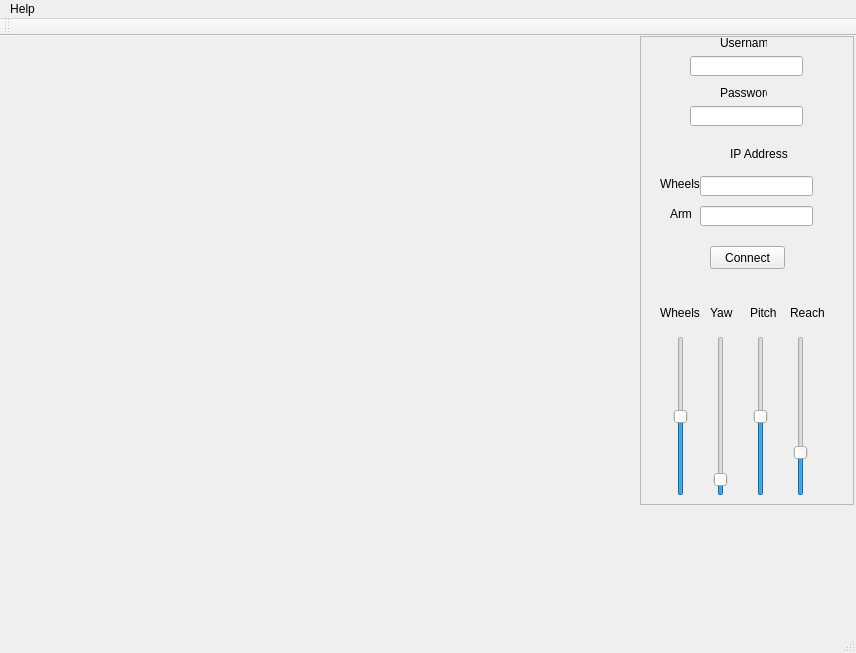
<?xml version="1.0" encoding="UTF-8"?>
<ui version="4.0">
 <class>MainWindow</class>
 <widget class="QMainWindow" name="MainWindow">
  <property name="geometry">
   <rect>
    <x>0</x>
    <y>0</y>
    <width>856</width>
    <height>653</height>
   </rect>
  </property>
  <property name="windowTitle">
   <string>MainWindow</string>
  </property>
  <widget class="QWidget" name="centralWidget">
   <widget class="QFrame" name="frame">
    <property name="geometry">
     <rect>
      <x>640</x>
      <y>0</y>
      <width>214</width>
      <height>469</height>
     </rect>
    </property>
    <property name="maximumSize">
     <size>
      <width>214</width>
      <height>16777215</height>
     </size>
    </property>
    <property name="frameShape">
     <enum>QFrame::StyledPanel</enum>
    </property>
    <property name="frameShadow">
     <enum>QFrame::Raised</enum>
    </property>
    <widget class="QLabel" name="label_8">
     <property name="geometry">
      <rect>
       <x>150</x>
       <y>270</y>
       <width>47</width>
       <height>13</height>
      </rect>
     </property>
     <property name="text">
      <string>Reach</string>
     </property>
    </widget>
    <widget class="QSlider" name="reachSlider">
     <property name="geometry">
      <rect>
       <x>150</x>
       <y>300</y>
       <width>22</width>
       <height>160</height>
      </rect>
     </property>
     <property name="maximum">
      <number>100</number>
     </property>
     <property name="singleStep">
      <number>5</number>
     </property>
     <property name="pageStep">
      <number>5</number>
     </property>
     <property name="value">
      <number>25</number>
     </property>
     <property name="orientation">
      <enum>Qt::Vertical</enum>
     </property>
    </widget>
    <widget class="QLabel" name="label_6">
     <property name="geometry">
      <rect>
       <x>70</x>
       <y>270</y>
       <width>47</width>
       <height>13</height>
      </rect>
     </property>
     <property name="text">
      <string>Yaw</string>
     </property>
    </widget>
    <widget class="QLineEdit" name="wheelsIPAddressTextBox">
     <property name="geometry">
      <rect>
       <x>60</x>
       <y>140</y>
       <width>113</width>
       <height>20</height>
      </rect>
     </property>
     <property name="text">
      <string/>
     </property>
    </widget>
    <widget class="QLabel" name="armLabel">
     <property name="geometry">
      <rect>
       <x>30</x>
       <y>170</y>
       <width>21</width>
       <height>16</height>
      </rect>
     </property>
     <property name="text">
      <string>Arm</string>
     </property>
    </widget>
    <widget class="QLabel" name="label_7">
     <property name="geometry">
      <rect>
       <x>110</x>
       <y>270</y>
       <width>47</width>
       <height>13</height>
      </rect>
     </property>
     <property name="text">
      <string>Pitch</string>
     </property>
    </widget>
    <widget class="QSlider" name="wheelsSlider">
     <property name="geometry">
      <rect>
       <x>30</x>
       <y>300</y>
       <width>22</width>
       <height>160</height>
      </rect>
     </property>
     <property name="maximum">
      <number>100</number>
     </property>
     <property name="singleStep">
      <number>5</number>
     </property>
     <property name="pageStep">
      <number>5</number>
     </property>
     <property name="value">
      <number>50</number>
     </property>
     <property name="orientation">
      <enum>Qt::Vertical</enum>
     </property>
    </widget>
    <widget class="QLabel" name="label">
     <property name="geometry">
      <rect>
       <x>90</x>
       <y>110</y>
       <width>61</width>
       <height>16</height>
      </rect>
     </property>
     <property name="text">
      <string>IP Address</string>
     </property>
    </widget>
    <widget class="QLabel" name="wheelsLabel">
     <property name="geometry">
      <rect>
       <x>20</x>
       <y>140</y>
       <width>41</width>
       <height>16</height>
      </rect>
     </property>
     <property name="text">
      <string>Wheels</string>
     </property>
    </widget>
    <widget class="QSlider" name="yawSlider">
     <property name="geometry">
      <rect>
       <x>70</x>
       <y>300</y>
       <width>22</width>
       <height>160</height>
      </rect>
     </property>
     <property name="maximum">
      <number>100</number>
     </property>
     <property name="singleStep">
      <number>5</number>
     </property>
     <property name="pageStep">
      <number>5</number>
     </property>
     <property name="value">
      <number>6</number>
     </property>
     <property name="orientation">
      <enum>Qt::Vertical</enum>
     </property>
    </widget>
    <widget class="QLabel" name="label_5">
     <property name="geometry">
      <rect>
       <x>20</x>
       <y>270</y>
       <width>47</width>
       <height>13</height>
      </rect>
     </property>
     <property name="text">
      <string>Wheels</string>
     </property>
    </widget>
    <widget class="QSlider" name="pitchSlider">
     <property name="geometry">
      <rect>
       <x>110</x>
       <y>300</y>
       <width>22</width>
       <height>160</height>
      </rect>
     </property>
     <property name="maximum">
      <number>100</number>
     </property>
     <property name="singleStep">
      <number>5</number>
     </property>
     <property name="pageStep">
      <number>5</number>
     </property>
     <property name="value">
      <number>50</number>
     </property>
     <property name="orientation">
      <enum>Qt::Vertical</enum>
     </property>
    </widget>
    <widget class="QLineEdit" name="armIPAddressTextBox">
     <property name="geometry">
      <rect>
       <x>60</x>
       <y>170</y>
       <width>113</width>
       <height>20</height>
      </rect>
     </property>
    </widget>
    <widget class="QPushButton" name="connectButton">
     <property name="geometry">
      <rect>
       <x>70</x>
       <y>210</y>
       <width>75</width>
       <height>23</height>
      </rect>
     </property>
     <property name="text">
      <string>Connect</string>
     </property>
    </widget>
    <widget class="QLabel" name="label_2">
     <property name="geometry">
      <rect>
       <x>80</x>
       <y>0</y>
       <width>47</width>
       <height>13</height>
      </rect>
     </property>
     <property name="text">
      <string>Username</string>
     </property>
    </widget>
    <widget class="QLabel" name="label_3">
     <property name="geometry">
      <rect>
       <x>80</x>
       <y>50</y>
       <width>47</width>
       <height>13</height>
      </rect>
     </property>
     <property name="text">
      <string>Password</string>
     </property>
    </widget>
    <widget class="QLineEdit" name="usernameTextBox">
     <property name="geometry">
      <rect>
       <x>50</x>
       <y>20</y>
       <width>113</width>
       <height>20</height>
      </rect>
     </property>
    </widget>
    <widget class="QLineEdit" name="passwordTextBox">
     <property name="geometry">
      <rect>
       <x>50</x>
       <y>70</y>
       <width>113</width>
       <height>20</height>
      </rect>
     </property>
     <property name="echoMode">
      <enum>QLineEdit::Password</enum>
     </property>
    </widget>
   </widget>
   <widget class="VlcWidgetVideo" name="wheelsVideo" native="true">
    <property name="geometry">
     <rect>
      <x>0</x>
      <y>300</y>
      <width>641</width>
      <height>301</height>
     </rect>
    </property>
   </widget>
   <widget class="VlcWidgetVideo" name="armVideo" native="true">
    <property name="geometry">
     <rect>
      <x>0</x>
      <y>0</y>
      <width>641</width>
      <height>301</height>
     </rect>
    </property>
   </widget>
  </widget>
  <widget class="QMenuBar" name="menuBar">
   <property name="geometry">
    <rect>
     <x>0</x>
     <y>0</y>
     <width>856</width>
     <height>21</height>
    </rect>
   </property>
   <widget class="QMenu" name="menuHelp">
    <property name="title">
     <string>Help</string>
    </property>
    <addaction name="controlsHelpMenu"/>
   </widget>
   <addaction name="menuHelp"/>
  </widget>
  <widget class="QToolBar" name="mainToolBar">
   <attribute name="toolBarArea">
    <enum>TopToolBarArea</enum>
   </attribute>
   <attribute name="toolBarBreak">
    <bool>false</bool>
   </attribute>
  </widget>
  <widget class="QStatusBar" name="statusBar"/>
  <action name="controlsHelpMenu">
   <property name="text">
    <string>Controls</string>
   </property>
  </action>
 </widget>
 <layoutdefault spacing="6" margin="11"/>
 <customwidgets>
  <customwidget>
   <class>VlcWidgetVideo</class>
   <extends>QWidget</extends>
   <header location="global">VLCQtWidgets/WidgetVideo.h</header>
   <container>1</container>
   <slots>
    <signal>fullscreen()</signal>
    <slot>toggleFullscreen()</slot>
   </slots>
  </customwidget>
 </customwidgets>
 <tabstops>
  <tabstop>usernameTextBox</tabstop>
  <tabstop>passwordTextBox</tabstop>
  <tabstop>wheelsIPAddressTextBox</tabstop>
  <tabstop>armIPAddressTextBox</tabstop>
  <tabstop>connectButton</tabstop>
  <tabstop>wheelsSlider</tabstop>
  <tabstop>yawSlider</tabstop>
  <tabstop>pitchSlider</tabstop>
  <tabstop>reachSlider</tabstop>
 </tabstops>
 <resources/>
 <connections/>
</ui>
